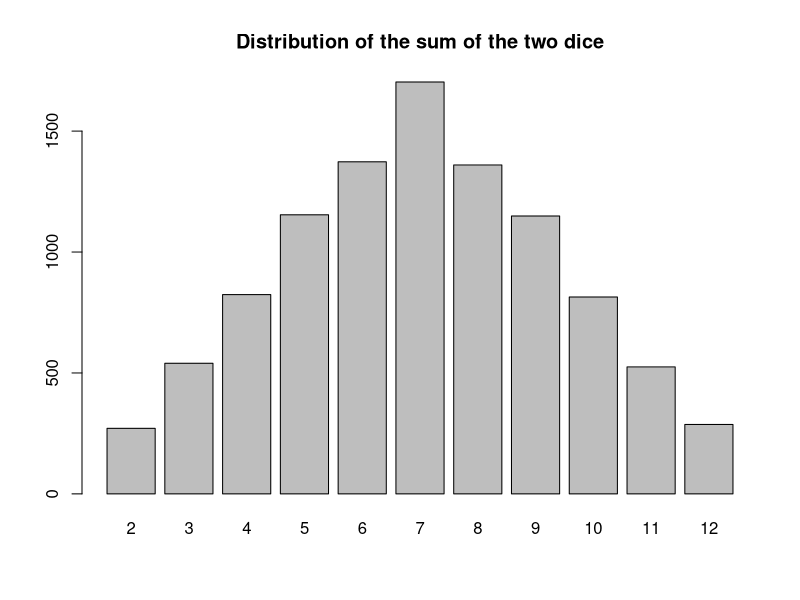

Write R code to recreate this figure.
set.seed(2020)
d1 <- sample(x = 1:6, size = 10000, replace = TRUE)
d2 <- sample(x = 1:6, size = 10000, replace = TRUE)

d3 <- d1 + d2

# (a) Most common value for the sum of the two dice
most_common <- names(table(d3))[which.max(table(d3))]
print(paste("Most common value for the sum of the two dice (d3):", most_common))

# (b) Barplot of the distribution of the sum of the two dice
barplot(table(d3), main = "Distribution of the sum of the two dice")

# (c) Sample mean of the two dice
mean_d3 <- mean(d3)
print(paste("Sample mean of the two dice:", mean_d3))

# (d) Sample variance of the two dice
var_d3 <- var(d3)
print(paste("Sample variance of the two dice:", var_d3))

# (e) Probability that the sum of the two dice (d3) is less than 5
prob_less_than_5 <- sum(d3 < 5) / length(d3)
print(paste("Probability that the sum of the two dice (d3) is less than 5:", prob_less_than_5))

# (f) Probability that the first die (d1) is 6 and the second die (d2) is greater than 3
prob_d1_6_d2_gt_3 <- sum(d1 == 6 & d2 > 3) / length(d3)
print(paste("Probability that the first die (d1) is 6 and the second die (d2) is greater than 3:", prob_d1_6_d2_gt_3))